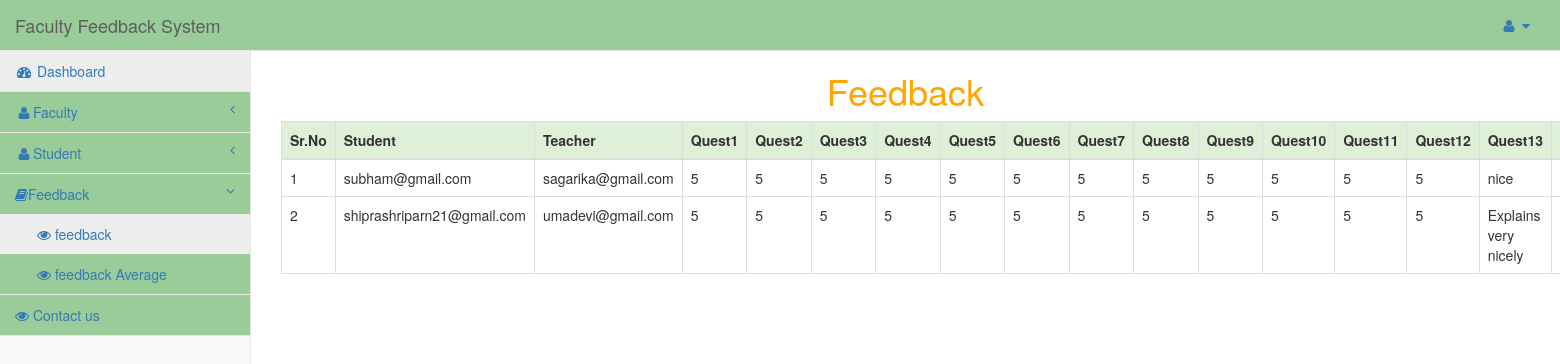
The page /admin/dashboard.php?info=feedback (signed in) on the database its author committed.
### tables this page shows
CREATE TABLE `feedback` (
  `id` int(11) NOT NULL,
  `student_id` varchar(50) NOT NULL,
  `faculty_id` varchar(50) NOT NULL,
  `Teacher provided the course outline having weekly content plan w` enum('5','4','3','2','1') NOT NULL,
  `Course objectives,learning outcomes and grading criteria are cle` enum('5','4','3','2','1') NOT NULL,
  `Course integrates throretical course concepts with the real worl` enum('5','4','3','2','1') NOT NULL,
  `Teacher is punctual,arrives on time and leaves on time` enum('5','4','3','2','1') NOT NULL,
  `Teacher is good at stimulating the interest in the course conten` enum('5','4','3','2','1') NOT NULL,
  `Teacher is good at explaining the subject matter` enum('5','4','3','2','1') NOT NULL,
  `Teacher's presentation was clear,loud ad easy to understand` enum('5','4','3','2','1') NOT NULL,
  `Teacher is good at using innovative teaching methods/ways` enum('5','4','3','2','1') NOT NULL,
  `Teacher is available and helpful during counseling hours` enum('5','4','3','2','1') NOT NULL,
  `Teacher has competed the whole course as per course outline` enum('5','4','3','2','1') NOT NULL,
  `Teacher was always fair and impartial:` enum('5','4','3','2','1') NOT NULL,
  `Assessments conducted are clearly connected to maximize learinin` enum('5','4','3','2','1') NOT NULL,
  `What I liked about the course` text NOT NULL,
  `Why I disliked about the course` text NOT NULL,
  `date` date NOT NULL
);

### admin/feedback.php (the view, shortened to what this page needs)
<?php
$q=mysqli_query($conn,"select * from feedback");
$r=mysqli_num_rows($q);
if($r==false)
{
echo "<h3 style='color:Red'>No any records found ! </h3>";
}
else
{
?>
<div class="row">
	<div class="col-sm-12" style="color:orange;">
		<h1 align="center" >Feedback</h1>
	</div>
</div>
<div class="row">
<div class="col-sm-12">
<table class="table table-bordered">
	<thead >
	<tr class="success">
		<th>Sr.No</th>
		<th>Student</th>
		<th>Teacher</th>
		<th>Quest1</th>
		<th>Quest2</th>
		<th>Quest3</th>
		<th>Quest4</th>
		<th>Quest5</th>
		<th>Quest6</th>
		<th>Quest7</th>
		<th>Quest8</th>
		<th>Quest9</th>
		<th>Quest10</th>
		<th>Quest11</th>
		<th>Quest12</th>
		<th>Quest13</th>
		<th>Quest14</th>
		</tr>
		</thead>
		<?php
		$i=1;
	while($row=mysqli_fetch_array($q))
		{
			echo "<tr>";
			echo "<td>".$i."</td>";
			echo "<td>".$row[1]."</td>";
			echo "<td>".$row[2]."</td>";
			echo "<td>".$row[3]."</td>";
			echo "<td>".$row[4]."</td>";
			echo "<td>".$row[5]."</td>";
			echo "<td>".$row[6]."</td>";
			echo "<td>".$row[7]."</td>";
			echo "<td>".$row[8]."</td>";
			echo "<td>".$row[9]."</td>";
			echo "<td>".$row[10]."</td>";
			echo "<td>".$row[11]."</td>";
			echo "<td>".$row[12]."</td>";
			echo "<td>".$row[13]."</td>";
			echo "<td>".$row[14]."</td>";
			echo "<td>".$row[15]."</td>";
			echo "<td>".$row[16]."</td>";
			echo "</tr>";
		$i++;
		}
		?>
</table>
</div>
</div>
<?php }?>

### css/sb-admin-2.css (style rules this page uses)
body { background-color: #f8f8f8; }

### rows shown on the page
feedback: student "subham@gmail.com", faculty "sagarika@gmail.com", value "5", What I liked about the course "nice"
feedback: student "shiprashriparn21@gmail.com", faculty "umadevi@gmail.com", value "5", What I liked about the course "Explains very nicely"
